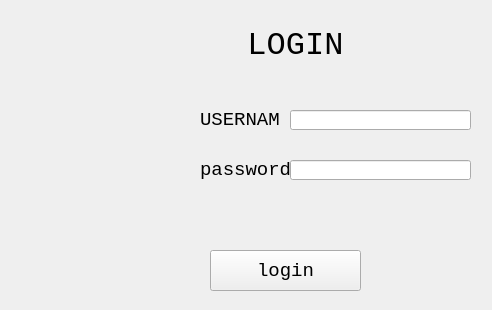
<?xml version="1.0" encoding="UTF-8"?>
<ui version="4.0">
 <class>login_page</class>
 <widget class="QWidget" name="login_page">
  <property name="geometry">
   <rect>
    <x>0</x>
    <y>0</y>
    <width>492</width>
    <height>310</height>
   </rect>
  </property>
  <property name="sizePolicy">
   <sizepolicy hsizetype="Fixed" vsizetype="Fixed">
    <horstretch>0</horstretch>
    <verstretch>0</verstretch>
   </sizepolicy>
  </property>
  <property name="minimumSize">
   <size>
    <width>492</width>
    <height>310</height>
   </size>
  </property>
  <property name="maximumSize">
   <size>
    <width>492</width>
    <height>310</height>
   </size>
  </property>
  <property name="font">
   <font>
    <family>Consolas</family>
    <pointsize>14</pointsize>
   </font>
  </property>
  <property name="contextMenuPolicy">
   <enum>Qt::NoContextMenu</enum>
  </property>
  <property name="windowTitle">
   <string>LOGIN</string>
  </property>
  <widget class="QLabel" name="logo">
   <property name="geometry">
    <rect>
     <x>10</x>
     <y>15</y>
     <width>141</width>
     <height>261</height>
    </rect>
   </property>
   <property name="sizePolicy">
    <sizepolicy hsizetype="Fixed" vsizetype="Fixed">
     <horstretch>0</horstretch>
     <verstretch>0</verstretch>
    </sizepolicy>
   </property>
   <property name="minimumSize">
    <size>
     <width>50</width>
     <height>100</height>
    </size>
   </property>
   <property name="text">
    <string/>
   </property>
   <property name="pixmap">
    <pixmap>../../Hnet.com-image.png</pixmap>
   </property>
   <property name="alignment">
    <set>Qt::AlignCenter</set>
   </property>
  </widget>
  <widget class="QLabel" name="label">
   <property name="geometry">
    <rect>
     <x>150</x>
     <y>20</y>
     <width>291</width>
     <height>51</height>
    </rect>
   </property>
   <property name="font">
    <font>
     <family>Consolas</family>
     <pointsize>24</pointsize>
    </font>
   </property>
   <property name="text">
    <string>LOGIN</string>
   </property>
   <property name="alignment">
    <set>Qt::AlignCenter</set>
   </property>
  </widget>
  <widget class="QLabel" name="label_2">
   <property name="geometry">
    <rect>
     <x>200</x>
     <y>110</y>
     <width>81</width>
     <height>21</height>
    </rect>
   </property>
   <property name="font">
    <font>
     <family>Consolas</family>
     <pointsize>14</pointsize>
    </font>
   </property>
   <property name="text">
    <string>USERNAME</string>
   </property>
   <property name="alignment">
    <set>Qt::AlignBottom|Qt::AlignLeading|Qt::AlignLeft</set>
   </property>
  </widget>
  <widget class="QLineEdit" name="username">
   <property name="geometry">
    <rect>
     <x>290</x>
     <y>110</y>
     <width>181</width>
     <height>20</height>
    </rect>
   </property>
  </widget>
  <widget class="QLabel" name="label_3">
   <property name="geometry">
    <rect>
     <x>200</x>
     <y>160</y>
     <width>101</width>
     <height>20</height>
    </rect>
   </property>
   <property name="text">
    <string>password</string>
   </property>
  </widget>
  <widget class="QLineEdit" name="password">
   <property name="geometry">
    <rect>
     <x>290</x>
     <y>160</y>
     <width>181</width>
     <height>20</height>
    </rect>
   </property>
   <property name="echoMode">
    <enum>QLineEdit::Password</enum>
   </property>
   <property name="cursorPosition">
    <number>0</number>
   </property>
  </widget>
  <widget class="QPushButton" name="login">
   <property name="geometry">
    <rect>
     <x>210</x>
     <y>250</y>
     <width>151</width>
     <height>41</height>
    </rect>
   </property>
   <property name="text">
    <string>login</string>
   </property>
   <property name="shortcut">
    <string>Return</string>
   </property>
  </widget>
 </widget>
 <resources/>
 <connections/>
</ui>
